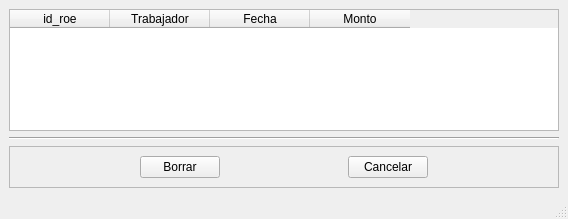
<?xml version="1.0" encoding="UTF-8"?>
<ui version="4.0">
 <class>MainWindow</class>
 <widget class="QMainWindow" name="MainWindow">
  <property name="geometry">
   <rect>
    <x>0</x>
    <y>0</y>
    <width>568</width>
    <height>219</height>
   </rect>
  </property>
  <property name="windowTitle">
   <string>Listado de remuneraciones de otros empleadores abiertas</string>
  </property>
  <widget class="QWidget" name="centralwidget">
   <layout class="QVBoxLayout" name="verticalLayout">
    <item>
     <widget class="QTableWidget" name="tableWidget">
      <property name="toolTip">
       <string>&lt;html&gt;&lt;head/&gt;&lt;body&gt;&lt;p&gt;Listado de remuneraciones hechas por otros empleadores.&lt;/p&gt;&lt;/body&gt;&lt;/html&gt;</string>
      </property>
      <property name="sizeAdjustPolicy">
       <enum>QAbstractScrollArea::AdjustToContentsOnFirstShow</enum>
      </property>
      <column>
       <property name="text">
        <string>id_roe</string>
       </property>
      </column>
      <column>
       <property name="text">
        <string>Trabajador</string>
       </property>
      </column>
      <column>
       <property name="text">
        <string>Fecha</string>
       </property>
      </column>
      <column>
       <property name="text">
        <string>Monto</string>
       </property>
      </column>
     </widget>
    </item>
    <item>
     <widget class="Line" name="line">
      <property name="orientation">
       <enum>Qt::Horizontal</enum>
      </property>
     </widget>
    </item>
    <item>
     <widget class="QFrame" name="frame">
      <property name="frameShape">
       <enum>QFrame::StyledPanel</enum>
      </property>
      <property name="frameShadow">
       <enum>QFrame::Raised</enum>
      </property>
      <layout class="QHBoxLayout" name="horizontalLayout">
       <item>
        <spacer name="horizontalSpacer">
         <property name="orientation">
          <enum>Qt::Horizontal</enum>
         </property>
         <property name="sizeHint" stdset="0">
          <size>
           <width>40</width>
           <height>20</height>
          </size>
         </property>
        </spacer>
       </item>
       <item>
        <widget class="QPushButton" name="borrar">
         <property name="text">
          <string>Borrar</string>
         </property>
        </widget>
       </item>
       <item>
        <spacer name="horizontalSpacer_3">
         <property name="orientation">
          <enum>Qt::Horizontal</enum>
         </property>
         <property name="sizeHint" stdset="0">
          <size>
           <width>40</width>
           <height>20</height>
          </size>
         </property>
        </spacer>
       </item>
       <item>
        <widget class="QPushButton" name="cancelar">
         <property name="text">
          <string>Cancelar</string>
         </property>
        </widget>
       </item>
       <item>
        <spacer name="horizontalSpacer_4">
         <property name="orientation">
          <enum>Qt::Horizontal</enum>
         </property>
         <property name="sizeHint" stdset="0">
          <size>
           <width>40</width>
           <height>20</height>
          </size>
         </property>
        </spacer>
       </item>
      </layout>
     </widget>
    </item>
   </layout>
  </widget>
  <widget class="QMenuBar" name="menubar">
   <property name="geometry">
    <rect>
     <x>0</x>
     <y>0</y>
     <width>568</width>
     <height>18</height>
    </rect>
   </property>
  </widget>
  <widget class="QStatusBar" name="statusbar"/>
 </widget>
 <resources/>
 <connections/>
</ui>
